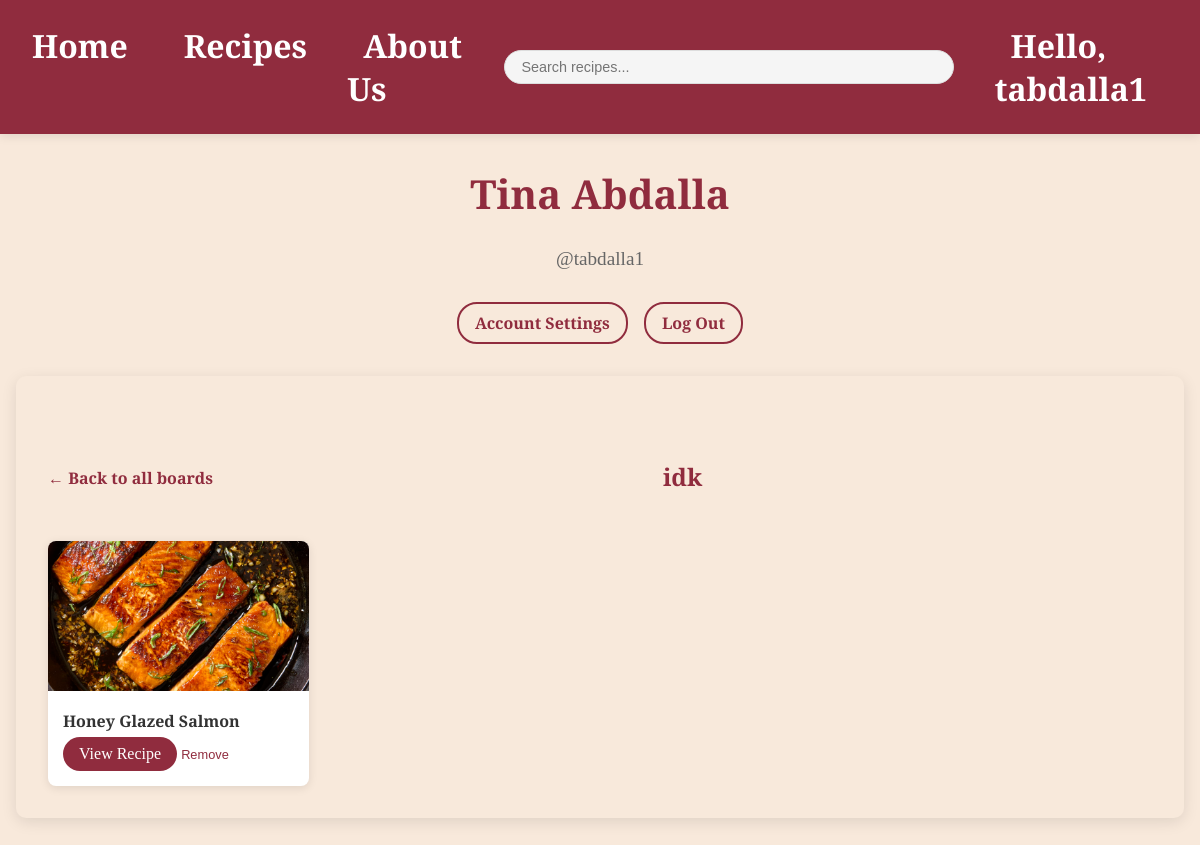
Page /account.php?board_id=4 (signed in) on the committed database.
### tables this page shows
CREATE TABLE `users` (
  `id` int(11) NOT NULL,
  `first_name` varchar(50) NOT NULL,
  `last_name` varchar(50) NOT NULL,
  `username` varchar(50) NOT NULL,
  `email` varchar(100) NOT NULL,
  `password` varchar(255) NOT NULL,
  `created_at` timestamp NOT NULL DEFAULT CURRENT_TIMESTAMP
);

CREATE TABLE `recipe_boards` (
  `id` int(11) NOT NULL,
  `user_id` int(11) NOT NULL,
  `name` varchar(255) NOT NULL,
  `created_at` timestamp NOT NULL DEFAULT CURRENT_TIMESTAMP
);

CREATE TABLE `recipes` (
  `id` int(11) NOT NULL,
  `title` varchar(255) NOT NULL,
  `image_path` varchar(255) DEFAULT NULL,
  `rating` decimal(2,1) DEFAULT '0.0',
  `rating_count` int(11) DEFAULT '0',
  `prep_time` int(11) NOT NULL COMMENT 'in minutes',
  `cook_time` int(11) NOT NULL COMMENT 'in minutes',
  `servings` int(11) NOT NULL,
  `category` varchar(100) DEFAULT NULL,
  `created_at` timestamp NOT NULL DEFAULT CURRENT_TIMESTAMP
);

### account.php (the view, shortened to what this page needs)
<?php
include 'db.php';
$board_id = isset($_GET['board_id']) ? intval($_GET['board_id']) : 0;
$viewing_board = null;
$board_recipes = [];
if ($board_id > 0) {
    $stmt = $conn->prepare("SELECT * FROM recipe_boards WHERE id = ? AND user_id = ?");
    $stmt->bind_param("ii", $board_id, $_SESSION['user_id']);
    $stmt->execute();
    $viewing_board = $stmt->get_result()->fetch_assoc();
    if ($viewing_board) {
        $stmt = $conn->prepare("SELECT r.* FROM recipes r
                              JOIN board_recipes br ON r.id = br.recipe_id
                              WHERE br.board_id = ?");
        $stmt->bind_param("i", $board_id);
        $stmt->execute();
        $board_recipes = $stmt->get_result()->fetch_all(MYSQLI_ASSOC);
    }
}
$user_id = $_SESSION['user_id'];
$sql = "SELECT first_name, last_name, username FROM users WHERE id = ?";
$stmt = $conn->prepare($sql);
$stmt->bind_param("i", $user_id);
$stmt->execute();
$result = $stmt->get_result();
$user = $result->fetch_assoc();
?>
<!DOCTYPE html>
<html lang="en">
<head>
    <link rel="stylesheet" href="styles.css">
</head>
<body>
    <nav>
        <ul>
            <li><a href="dashboard.php">Home</a></li>
            <li><a href="recipes.php">Recipes</a></li>
            <li><a href="about.php">About Us</a></li>
            <li class="search-bar">
                <form action="search.php" method="GET">
                    <input type="text" placeholder="Search recipes..." name="q">
                </form>
            </li>
            <?php if(isset($_SESSION['username'])): ?>
                <li><a href="account.php" class="username-link">Hello, <?php echo htmlspecialchars($_SESSION['username']); ?></a></li>
            <?php else: ?>
                <li class='active'><a href="login.php">Sign Up/In</a></li>
            <?php endif; ?>
        </ul>
    </nav>
    <div class="account-container">
        <div class="account-header">
            <h1><?php echo htmlspecialchars($user['first_name'] . ' ' . $user['last_name']); ?></h1>
            <p class="username">@<?php echo htmlspecialchars($user['username']); ?></p>
        </div>
        <div class="account-nav">
            <a href="accSetting.php">Account Settings</a>
            <a href="logout.php">Log Out</a>
        </div>
        <div class="account-content">
            <?php if ($viewing_board): ?>
                <div class="board-view">
                    <div class="board-view-header">
                        <a href="account.php" class="back-to-boards">
                            ← Back to all boards
                        </a>
                        <h2><?php echo htmlspecialchars($viewing_board['name']); ?></h2>
                    </div>
                    <?php if (!empty($board_recipes)): ?>
                        <div class="board-recipes-grid">
                            <?php foreach ($board_recipes as $recipe): ?>
                            <div class="board-recipe-card">
                                <img src="<?php echo htmlspecialchars($recipe['image_path']); ?>" alt="<?php echo htmlspecialchars($recipe['title']); ?>">
                                <div class="recipe-info">
                                    <h4><?php echo htmlspecialchars($recipe['title']); ?></h4>
                                    <a href="recipe.php?id=<?php echo $recipe['id']; ?>" class="view-recipe">View Recipe</a>
                                    <button class="remove-from-board"
                                            data-recipe-id="<?php echo $recipe['id']; ?>"
                                            data-board-id="<?php echo $board_id; ?>">
                                        Remove
                                    </button>
                                </div>
                            </div>
                            <?php endforeach; ?>
                        </div>
                    <?php else: ?>
                        <p>This board is empty. Save recipes to add them here!</p>
                    <?php endif; ?>
                </div>
            <?php endif; ?>
        </div>
    </div>
</body>
</html>

### styles.css (style rules this page uses)
body { font-family: 'Josefin Slab', serif; margin: 0; padding: 0; background-color: #F8E9DB; color: #333; }
nav { background-color: #902C3E; box-shadow: 0 2px 10px rgba(0,0,0,0.1); padding: 1.5rem 1rem; }
nav ul { list-style: none; display: flex; justify-content: center; margin: 0; padding: 0; gap: 2rem; }
nav li { margin: 0; }
nav a { text-decoration: none; color: #ffff; font-weight: 600; font-size: 2.0rem; padding: 0.5rem 1rem; transition: all 0.3s ease; }
nav .search-bar { margin: 0 1rem; display: flex; align-items: center; }
nav .search-bar form { display: flex; align-items: center; position: relative; }
nav .search-bar input { padding: 0.5rem 1rem; padding-right: 2rem; border: 1px solid #ddd; border-radius: 20px; font-size: 0.9rem; width: 400px; transition: width 0.3s ease; background-color: #f5f5f5; }
nav ul { gap: 1.5rem; }
.recipe-info { padding: 1.5rem; }
.view-recipe { display: inline-block; padding: 0.5rem 1rem; background-color: #902C3E; color: white; border-radius: 20px; text-decoration: none; transition: background-color 0.3s; }

### account.php (style rules this page uses)
.account-container { max-width: 1200px; margin: 2rem auto; padding: 0 1rem; }
.account-header { text-align: center; margin-bottom: 2rem; }
.account-header h1 { color: #902C3E; font-size: 2.5rem; }
.username { color: #666; font-size: 1.2rem; }
.account-nav { display: flex; justify-content: center; gap: 1rem; margin-bottom: 2rem; }
.account-nav a { color: #902C3E; text-decoration: none; font-weight: 600; padding: 0.5rem 1rem; border: 2px solid #902C3E; border-radius: 20px; transition: all 0.3s; }
.account-content { background: #F8E9DB; padding: 2rem; border-radius: 10px; box-shadow: 0 4px 15px rgba(0,0,0,0.1); }
.account-content h2 { color: #902C3E; text-align: center; margin-bottom: 1.5rem; }
.board-view { margin-top: 2rem; }
.board-view-header { display: flex; justify-content: space-between; align-items: center; margin-bottom: 1.5rem; }
.back-to-boards { color: #902C3E; text-decoration: none; font-weight: 600; display: flex; align-items: center; gap: 5px; }
.board-recipes-grid { display: grid; grid-template-columns: repeat(auto-fill, minmax(250px, 1fr)); gap: 20px; }
.board-recipe-card { background: white; border-radius: 8px; overflow: hidden; box-shadow: 0 2px 10px rgba(0,0,0,0.1); transition: transform 0.3s; }
.board-recipe-card img { width: 100%; height: 150px; object-fit: cover; }
.board-recipe-card .recipe-info { padding: 15px; }
.board-recipe-card h4 { margin: 0 0 5px 0; color: #333; }
.remove-from-board { color: #902C3E; background: none; border: none; cursor: pointer; font-size: 0.8rem; margin-top: 10px; padding: 0; }
.remove-from-board { color: #902C3E; background: none; border: none; cursor: pointer; font-size: 0.8rem; margin-top: 10px; padding: 0; transition: color 0.2s; }

### rows in the picture
users: first_name+last_name "Tina Abdalla", username "tabdalla1"
recipe_boards: name "idk"
recipes: image_path (picture), title "Honey Glazed Salmon"

### other values in the picture
$_SESSION['username'] "tabdalla1"
